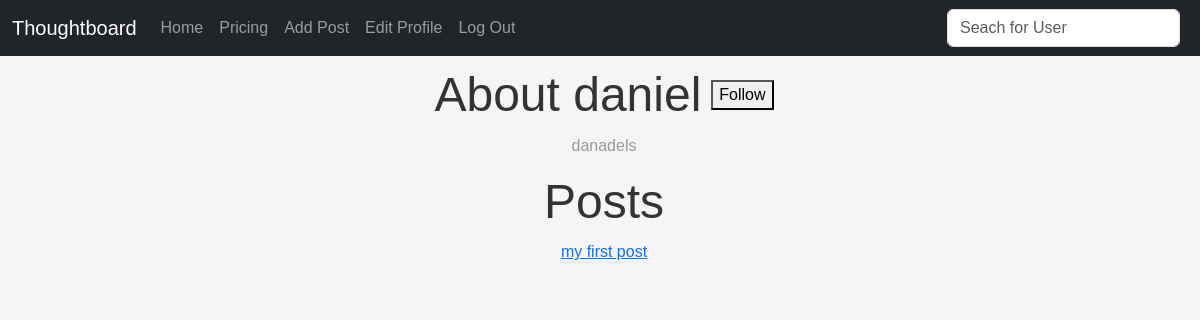
/home/daniel (signed in), run on an earlier commit of the app's database.
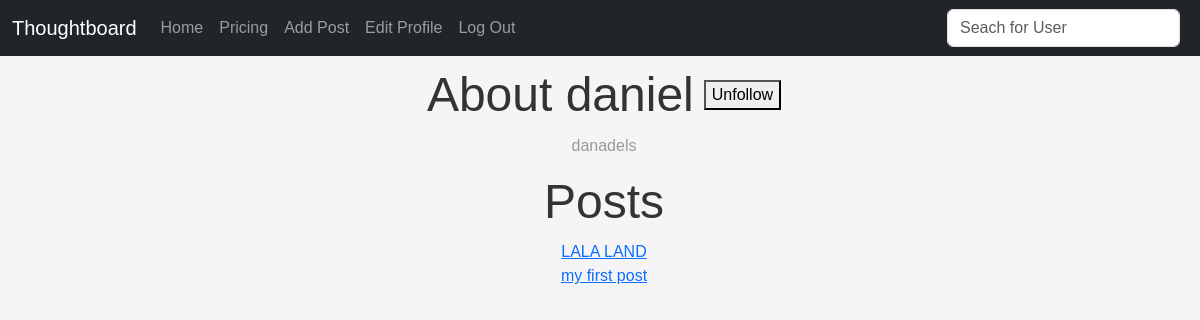
And on a later commit of the database.
### theblog/models.py (models this page shows, shortened)
class Post(models.Model):
    title = models.CharField(max_length=255)
    author = models.ForeignKey(User, on_delete=models.CASCADE)
    body = RichTextField(blank=True, null=True)
    published_date = models.DateField(default=timezone.now)

### theblog/views.py (the view)
# urls.py: path("home/<str:pk>", HomeView.as_view(), name="home"),
class HomeView(ListView):
    model = Post
    template_name = "home.html"
    context_object_name = "posts"
    paginate_by = 5  # Adjust the number of posts per page as needed
    def get_context_data(self, **kwargs):
        context = super().get_context_data(**kwargs)
        username = self.kwargs["pk"]
        user_object = get_object_or_404(User, username=username)
        user_profile = get_object_or_404(Profile, user=user_object)
        user_posts = Post.objects.filter(author=user_object)
        following_users = user_profile.following.exclude(username=username)
        following_posts = []
        for profile in following_users:
            following_user_posts = Post.objects.filter(author=profile)
            following_posts.extend(following_user_posts)
        following_posts.sort(key=lambda post: post.id)
        context["user_object"] = user_object
        context["user_profile"] = user_profile
        context["user_posts"] = user_posts
        context["following_posts"] = following_posts
        if self.request.user.is_authenticated:
            current_user_profile = get_object_or_404(Profile, user=self.request.user)
            is_following = current_user_profile.following.filter(
                username=username
            ).exists()
            context["is_following"] = is_following
        return context

### theblog/templates/home.html (shortened to what this page needs)
{% extends 'base.html' %}
{%block content %}
{%if user_profile.bio%}
<div style="display: flex; align-items: center; margin: 0 auto; width: fit-content;">
    <h1>About {{user_profile.user.first_name}}</h1>
    {% if user.is_authenticated and user != user_profile.user and is_following is False%}
    <form method="post" action="{%url 'follow'%}">
        <button>Follow</button>
    </form>
    {%elif user.is_authenticated and user != user_profile.user and is_following is True%}
    <form method="post" action="{%url 'unfollow'%}">
        <button>Unfollow</button>
    </form>
    {% endif %}
</div>
<p>{{user_profile.bio}}</p>
{%else%}
<h1>No Bio Yet</h1>
<p>You can visit Edit Profile in the Navbar to add one.</p>
{%endif%}
{% if user_posts%}
<h1>Posts</h1>
<ul>
    {% for post in user_posts reversed %}
    <li>
        <a href="{%url 'article-details' post.pk %}"> {{post.title}} </a>
        <br>
    </li>
    {% endfor %}
    {% else %}
    <h1>No Posts yet</h1>
    <p>Click on Add Post in the Navbar to create one.</p>
    {%endif%}
</ul>
{% endblock %}

What changed in the data, as far as the page shows it:
added Post: title "LALA LAND"
Also different on the page:
text no longer shown: "Follow"
text now shown: "Unfollow"
